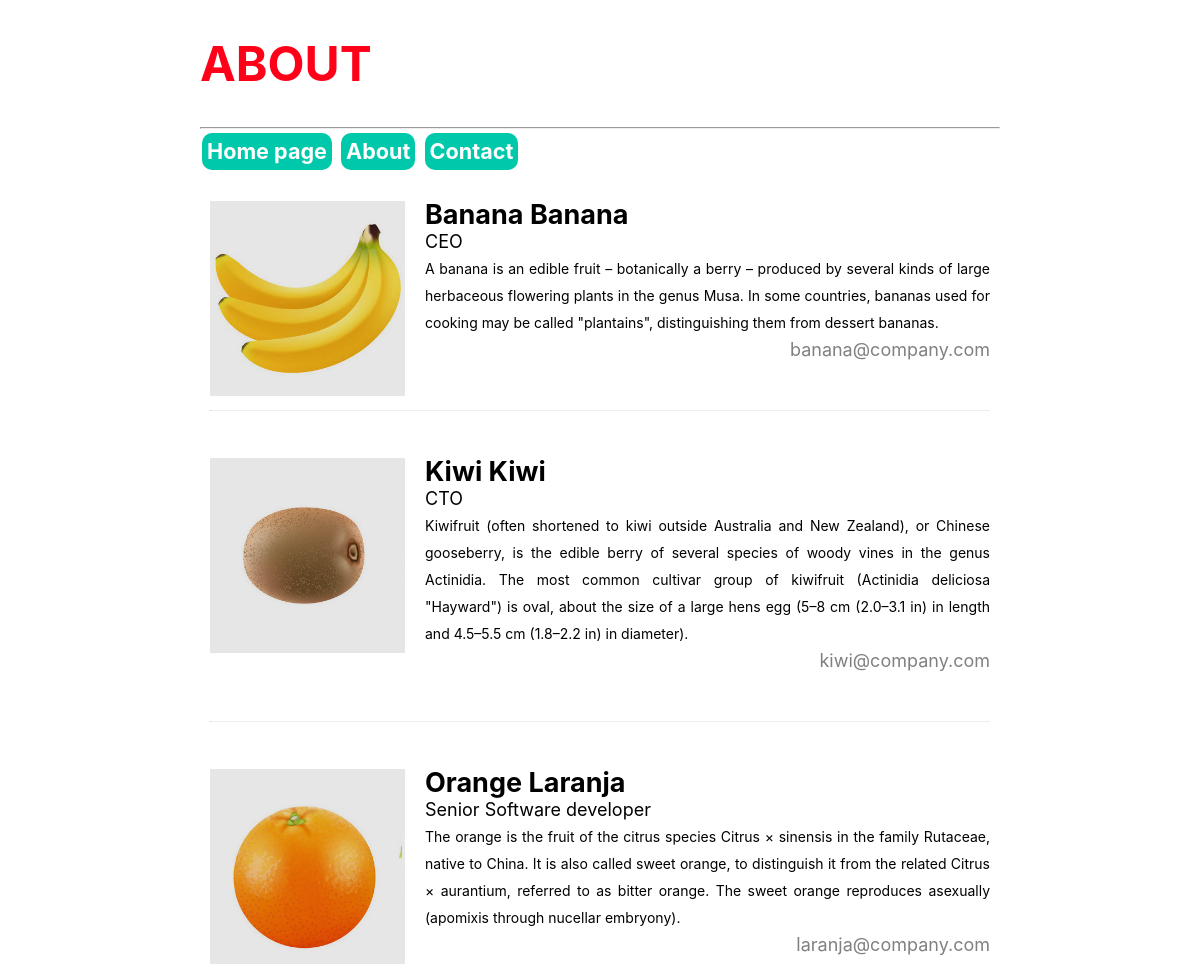
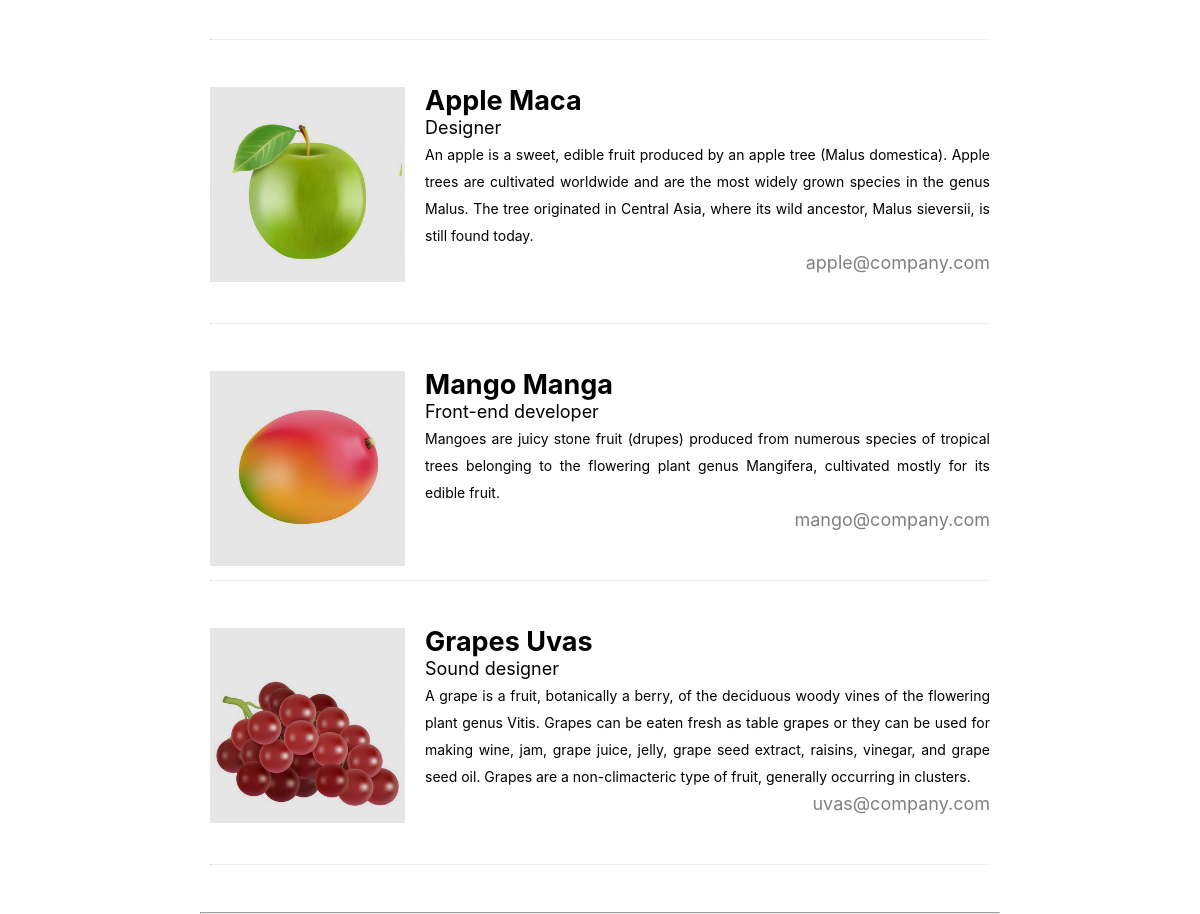
/about.html, run on the app's committed database (2 pictures, top to bottom).
### tables this page shows
CREATE TABLE person (
    id integer primary key autoincrement,
    name text not null,
    title text not null,
    descript text,
    email varchar(64),
    img varchar(64)
);

### app.py (the view)
@app.route('/about.html')
def about():
    TITLE, PAGE = MENU[1]['title'], MENU[1]['page']
    db_connect = sqlite3.connect('database/people.db')
    cursor = db_connect.cursor()
    query = cursor.execute('SELECT * FROM person;')
    rows = query.fetchall()
    PEOPLE = [{e[0]: row[i] for i, e in enumerate(cursor.description)} for row in rows]
    return render_template(f'{PAGE}.html', TITLE=TITLE, MENU=MENU, PEOPLE=PEOPLE)

### templates/about.html
{% extends 'base.html' %}
{% block body %}
<br>
{% for person in PEOPLE %}
    {% set name = person['name'] %}
    {% set title = person['title'] %}
    {% set desc = person['descript'] %}
    {% set email = person['email'] %}
    {% set IMG = url_for('static', filename="images/" + person['img']) %}
    <div class="person">
        <img src="{{ IMG }}" alt="{{ title }}">
        <h2>{{ name }}</h2>
        <div>{{ title }}</div>
        <p>{{ desc }}</p>
        <div class="mail">{{ email }}</div>
        <br><hr><br>
    </div>
{% endfor %}
<br>
{% endblock %}

### templates/base.html (shortened to what this page needs)
<!DOCTYPE html>
<html>
<head>
    <link rel="stylesheet" href="{{ url_for('static', filename='style.css') }}">
</head>
<body>
    <h1>{{ TITLE }}</h1>
    <hr>
    <div class="menu">
        {% for item in MENU %}
        <div class="item">
            <a href="{{ url_for(item['page']) }}">{{item['title']}}</a>
        </div>
        {% endfor %}
    </div>
    <div class="content">
        {% block body %}
        {% endblock %}
    </div>
</body>
</html>

### static/style.css (style rules this page uses)
* { margin: 0; padding: 0; }
body { font-family: -apple-system, BlinkMacSystemFont, 'Segoe UI', Roboto, Oxygen, Ubuntu, Cantarell, 'Open Sans', 'Helvetica Neue', sans-serif; font-size: 18px; font-weight: normal; line-height: 1.5em; width: 800px; margin: auto; }
h1 { margin-top: 50px; margin-bottom: 50px; font-size: 48px; font-weight: bolder; text-transform: uppercase; color: rgb(255, 0, 25); }
.menu { font-size: 120%; font-weight: bold; border: none; }
.menu .item { background-color: rgb(0, 200, 170); padding: 5px; text-align: center; text-decoration: none; display: inline-block; margin: 4px 2px; border-radius: 10px; }
.menu a { color: white; text-decoration: none; }
.content { clear: both; width: 100%; }
.content img { float: left; padding-right: 20px; width: 50%; }
.content p { text-align: justify; }
.content .person { float: left; position: relative; padding: 0 10px; }
.content .person .mail { color: gray; text-align: right; }
.content .person img { float: left; padding-right: 20px; width: 25%; }
.content .person p { font-size: 14px; text-align: justify; }
.content .person hr { clear: both; border-top: grey; margin-top: 20px; margin-bottom: 20px; }

### data on the page
person: shows a picture, name "Banana Banana", title "CEO", descript "A banana is an edible fruit – botanically a berry – produced by several kinds of large herbaceous flowering plants in the genus Musa. In some countries, bananas used for cooking may be called \"plantains\", distinguishing them from dessert bananas.", email "banana@company.com"
person: shows a picture, name "Kiwi Kiwi", title "CTO", descript "Kiwifruit (often shortened to kiwi outside Australia and New Zealand), or Chinese gooseberry, is the edible berry of several species of woody vines in the genus Actinidia. The most common cultivar group of kiwifruit (Actinidia deliciosa \"Hayward\") is oval, about the size of a large hens egg (5–8 cm (2.0–3.1 in) in length and 4.5–5.5 cm (1.8–2.2 in) in diameter).", email "kiwi@company.com"
person: shows a picture, name "Orange Laranja", title "Senior Software developer", descript "The orange is the fruit of the citrus species Citrus × sinensis in the family Rutaceae, native to China. It is also called sweet orange, to distinguish it from the related Citrus × aurantium, referred to as bitter orange. The sweet orange reproduces asexually (apomixis through nucellar embryony).", email "laranja@company.com"
person: shows a picture, name "Apple Maca", title "Designer", descript "An apple is a sweet, edible fruit produced by an apple tree (Malus domestica). Apple trees are cultivated worldwide and are the most widely grown species in the genus Malus. The tree originated in Central Asia, where its wild ancestor, Malus sieversii, is still found today.", email "apple@company.com"
person: shows a picture, name "Mango Manga", title "Front-end developer", descript "Mangoes are juicy stone fruit (drupes) produced from numerous species of tropical trees belonging to the flowering plant genus Mangifera, cultivated mostly for its edible fruit.", email "mango@company.com"
person: shows a picture, name "Grapes Uvas", title "Sound designer", descript "A grape is a fruit, botanically a berry, of the deciduous woody vines of the flowering plant genus Vitis. Grapes can be eaten fresh as table grapes or they can be used for making wine, jam, grape juice, jelly, grape seed extract, raisins, vinegar, and grape seed oil. Grapes are a non-climacteric type of fruit, generally occurring in clusters.", email "uvas@company.com"

### other printed values
{{ TITLE }} "ABOUT"
{{ item['title'] }} "Home page" "About" "Contact"
